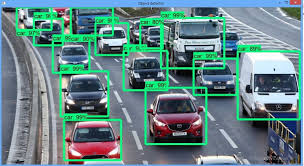
#> input picture Assignment5/assignment5/images/traffic_detection.jpg, 304 x 166 px
$ python main.py   (older library calls are emulated)
#> lines starting #> are read from the running program, lines starting #| are printed output that depends on the picture; after the words box and inside, x2 and y2 are one past the last pixel; in counts of white or black regions, pixels touching at a corner belong together
"""
============================================================
  Intelligent Image Enhancement & Analysis System
============================================================
  Student Name  : Prince Kumar Gupta
  Roll No       : 2401011485
  Course        : Image Processing and Computer Vision
  Assignment    : Designing an End-to-End Intelligent Image Processing System
  Date          : April 2025
============================================================
"""

import os
import sys
import cv2
import numpy as np
import matplotlib
matplotlib.use('Agg')
import matplotlib.pyplot as plt
from skimage.metrics import structural_similarity as ssim
from skimage.metrics import mean_squared_error, peak_signal_noise_ratio

# ─────────────────────────────────────────────
#  CONFIGURATION
# ─────────────────────────────────────────────
IMAGE_PATHS = {
    "traffic_detection": "images/traffic_detection.jpg",
    "security_camera":   "images/security_camera.jpg",
    "ct_scan":           "images/ct_scan.jpg",
}
OUTPUT_DIR = "outputs"
os.makedirs(OUTPUT_DIR, exist_ok=True)


# ─────────────────────────────────────────────
#  WELCOME MESSAGE
# ─────────────────────────────────────────────
def print_welcome():
    print("=" * 65)
    print("   INTELLIGENT IMAGE ENHANCEMENT & ANALYSIS SYSTEM")
    print("=" * 65)
    print("  Student : Prince Kumar Gupta  |  Roll No: 2401011485")
    print("  Course  : Image Processing and Computer Vision")
    print("=" * 65)
    print("""
PURPOSE:
  This system demonstrates an end-to-end image processing pipeline:
    1. Image Acquisition & Preprocessing
    2. Noise Simulation & Restoration
    3. Contrast Enhancement (CLAHE)
    4. Segmentation & Morphological Processing
    5. Edge Detection & Feature Extraction
    6. Quantitative Performance Evaluation (MSE, PSNR, SSIM)
    7. Final Visualization & Analysis

Three sample images are processed:
  • Traffic Detection   (surveillance / traffic monitoring)
  • Security Camera     (indoor security footage)
  • CT Scan             (medical imaging)
""")


# ─────────────────────────────────────────────
#  TASK 2 – IMAGE ACQUISITION & PREPROCESSING
# ─────────────────────────────────────────────
def load_and_preprocess(image_path: str, size: int = 512):
    """Load image, resize to size×size, return (bgr_original, gray)."""
    img = cv2.imread(image_path)
    if img is None:
        raise FileNotFoundError(f"[ERROR] Cannot read: {image_path}")
    img_resized = cv2.resize(img, (size, size))
    gray = cv2.cvtColor(img_resized, cv2.COLOR_BGR2GRAY)
    print(f"  [✓] Loaded  : {image_path}  →  {img_resized.shape}")
    return img_resized, gray


# ─────────────────────────────────────────────
#  TASK 3 – NOISE SIMULATION & RESTORATION
# ─────────────────────────────────────────────
def add_gaussian_noise(gray: np.ndarray, mean: float = 0, sigma: float = 25):
    """Add Gaussian noise to a grayscale image."""
    noise = np.random.normal(mean, sigma, gray.shape).astype(np.float32)
    noisy = np.clip(gray.astype(np.float32) + noise, 0, 255).astype(np.uint8)
    return noisy


def add_salt_pepper_noise(gray: np.ndarray, prob: float = 0.02):
    """Add salt-and-pepper noise."""
    noisy = gray.copy()
    total = gray.size
    # Salt
    n_salt = int(prob * total)
    coords = [np.random.randint(0, i, n_salt) for i in gray.shape]
    noisy[coords[0], coords[1]] = 255
    # Pepper
    coords = [np.random.randint(0, i, n_salt) for i in gray.shape]
    noisy[coords[0], coords[1]] = 0
    return noisy


def apply_filters(noisy: np.ndarray):
    """Return mean, median, and Gaussian filtered versions."""
    mean_f    = cv2.blur(noisy, (5, 5))
    median_f  = cv2.medianBlur(noisy, 5)
    gaussian_f = cv2.GaussianBlur(noisy, (5, 5), 0)
    return mean_f, median_f, gaussian_f


def enhance_contrast(gray: np.ndarray):
    """Apply CLAHE contrast enhancement."""
    clahe = cv2.createCLAHE(clipLimit=2.0, tileGridSize=(8, 8))
    return clahe.apply(gray)


# ─────────────────────────────────────────────
#  TASK 4 – SEGMENTATION & MORPHOLOGY
# ─────────────────────────────────────────────
def segment_and_morph(enhanced: np.ndarray):
    """Global + Otsu thresholding, dilation and erosion."""
    # Global thresholding
    _, global_thresh = cv2.threshold(enhanced, 127, 255, cv2.THRESH_BINARY)
    # Otsu's thresholding
    _, otsu_thresh = cv2.threshold(enhanced, 0, 255,
                                   cv2.THRESH_BINARY + cv2.THRESH_OTSU)
    # Morphological operations on Otsu result
    kernel = np.ones((5, 5), np.uint8)
    dilated = cv2.dilate(otsu_thresh, kernel, iterations=1)
    eroded  = cv2.erode(otsu_thresh, kernel, iterations=1)
    return global_thresh, otsu_thresh, dilated, eroded


# ─────────────────────────────────────────────
#  TASK 5 – EDGE DETECTION & FEATURE EXTRACTION
# ─────────────────────────────────────────────
def detect_edges(gray: np.ndarray):
    """Sobel and Canny edge detection."""
    sobel_x = cv2.Sobel(gray, cv2.CV_64F, 1, 0, ksize=3)
    sobel_y = cv2.Sobel(gray, cv2.CV_64F, 0, 1, ksize=3)
    sobel   = cv2.magnitude(sobel_x, sobel_y)
    sobel   = np.clip(sobel, 0, 255).astype(np.uint8)
    canny   = cv2.Canny(gray, 50, 150)
    return sobel, canny


def extract_features(gray: np.ndarray, bgr: np.ndarray):
    """
    Extract features using ORB, draw keypoints and bounding boxes
    on detected contours.
    """
    # ORB keypoints
    orb = cv2.ORB_create(nfeatures=300)
    keypoints, descriptors = orb.detectAndCompute(gray, None)
    kp_img = cv2.drawKeypoints(
        bgr, keypoints, None,
        color=(0, 255, 0),
        flags=cv2.DRAW_MATCHES_FLAGS_DRAW_RICH_KEYPOINTS
    )

    # Contours + bounding boxes
    _, thresh = cv2.threshold(gray, 0, 255,
                              cv2.THRESH_BINARY + cv2.THRESH_OTSU)
    contours, _ = cv2.findContours(thresh, cv2.RETR_EXTERNAL,
                                   cv2.CHAIN_APPROX_SIMPLE)
    bbox_img = bgr.copy()
    for cnt in contours:
        if cv2.contourArea(cnt) > 500:
            x, y, w, h = cv2.boundingRect(cnt)
            cv2.rectangle(bbox_img, (x, y), (x + w, y + h), (0, 0, 255), 2)

    print(f"  [✓] ORB keypoints : {len(keypoints)}")
    return kp_img, bbox_img, keypoints


# ─────────────────────────────────────────────
#  TASK 6 – PERFORMANCE EVALUATION
# ─────────────────────────────────────────────
def compute_metrics(original: np.ndarray, processed: np.ndarray,
                    label: str):
    """Compute and print MSE, PSNR, SSIM."""
    orig_f = original.astype(np.float64)
    proc_f = processed.astype(np.float64)

    mse_val  = float(np.mean((orig_f - proc_f) ** 2))
    if mse_val == 0:
        psnr_val = float('inf')
    else:
        psnr_val = 10.0 * np.log10((255.0 ** 2) / mse_val)

    data_range = 255
    ssim_val, _ = ssim(original, processed, full=True,
                       data_range=data_range)

    print(f"  [{label}]")
    print(f"    MSE  = {mse_val:8.4f}")
    print(f"    PSNR = {psnr_val:8.4f} dB")
    print(f"    SSIM = {ssim_val:8.4f}")
    return mse_val, psnr_val, ssim_val


# ─────────────────────────────────────────────
#  TASK 7 – FINAL VISUALIZATION
# ─────────────────────────────────────────────
def save_pipeline_figure(name: str, stages: dict):
    """
    Save a single figure with all processing stages.
    stages : dict of {title: image_array}  (grayscale or BGR)
    """
    n = len(stages)
    cols = 4
    rows = (n + cols - 1) // cols
    fig, axes = plt.subplots(rows, cols, figsize=(5 * cols, 4 * rows))
    axes = np.array(axes).flatten()

    for ax, (title, img) in zip(axes, stages.items()):
        if img.ndim == 3:
            ax.imshow(cv2.cvtColor(img, cv2.COLOR_BGR2RGB))
        else:
            ax.imshow(img, cmap='gray')
        ax.set_title(title, fontsize=9, fontweight='bold')
        ax.axis('off')

    # Hide unused axes
    for ax in axes[n:]:
        ax.axis('off')

    fig.suptitle(f"Image Processing Pipeline – {name}",
                 fontsize=13, fontweight='bold', y=1.01)
    plt.tight_layout()
    out_path = os.path.join(OUTPUT_DIR, f"{name}_pipeline.png")
    plt.savefig(out_path, dpi=150, bbox_inches='tight')
    plt.close(fig)
    print(f"  [✓] Saved pipeline figure : {out_path}")


def save_metrics_figure(name: str, metrics: dict):
    """Bar chart of PSNR and SSIM comparisons."""
    labels = list(metrics.keys())
    psnr_vals = [v[1] for v in metrics.values()]
    ssim_vals = [v[2] for v in metrics.values()]

    x = np.arange(len(labels))
    width = 0.35

    fig, (ax1, ax2) = plt.subplots(1, 2, figsize=(10, 4))

    ax1.bar(x, psnr_vals, width, color='steelblue')
    ax1.set_xticks(x); ax1.set_xticklabels(labels, rotation=15, ha='right')
    ax1.set_ylabel('PSNR (dB)'); ax1.set_title('PSNR Comparison')
    ax1.set_ylim(0, max(psnr_vals) * 1.2 if psnr_vals else 50)

    ax2.bar(x, ssim_vals, width, color='darkorange')
    ax2.set_xticks(x); ax2.set_xticklabels(labels, rotation=15, ha='right')
    ax2.set_ylabel('SSIM'); ax2.set_title('SSIM Comparison')
    ax2.set_ylim(0, 1.1)

    fig.suptitle(f"Quality Metrics – {name}", fontweight='bold')
    plt.tight_layout()
    out_path = os.path.join(OUTPUT_DIR, f"{name}_metrics.png")
    plt.savefig(out_path, dpi=150, bbox_inches='tight')
    plt.close(fig)
    print(f"  [✓] Saved metrics figure  : {out_path}")


# ─────────────────────────────────────────────
#  MAIN PIPELINE
# ─────────────────────────────────────────────
def run_pipeline(name: str, image_path: str):
    """Full end-to-end pipeline for one image."""
    sep = "─" * 55
    print(f"\n{sep}")
    print(f"  PROCESSING : {name.upper().replace('_', ' ')}")
    print(sep)

    # ── Task 2 ──────────────────────────────
    print("\n[Task 2] Acquisition & Preprocessing")
    bgr, gray = load_and_preprocess(image_path)
#> in load_and_preprocess, img is the input picture: shape (166, 304, 3); mean B, G, R 133.7, 132.3, 101.1
#|   [✓] Loaded  : images/traffic_detection.jpg  →  (512, 512, 3)

    # ── Task 3 ──────────────────────────────
    print("\n[Task 3] Noise Simulation & Restoration")
    gauss_noisy  = add_gaussian_noise(gray)
    sp_noisy     = add_salt_pepper_noise(gray)
    combined     = add_salt_pepper_noise(gauss_noisy)  # both noises
    mean_f, median_f, gaussian_f = apply_filters(combined)
    enhanced     = enhance_contrast(gaussian_f)
    print("  [✓] Noise added and filters applied")

    # ── Task 4 ──────────────────────────────
    print("\n[Task 4] Segmentation & Morphological Processing")
    global_t, otsu_t, dilated, eroded = segment_and_morph(enhanced)
#> in segment_and_morph, `_, global_thresh = cv2.threshold(enhanced, 127, 255, cv2.THRESH_BINARY)`:
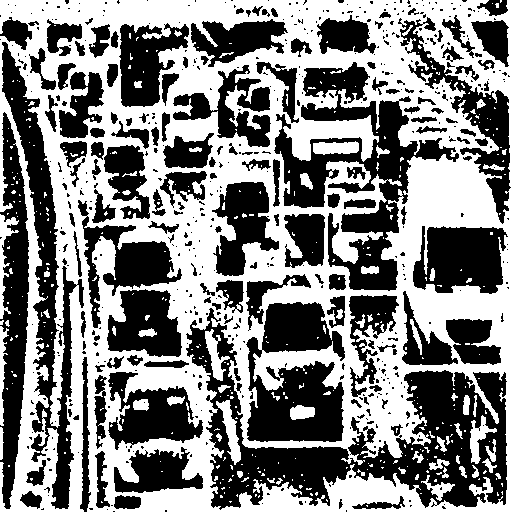
#> global_thresh: shape (512, 512); 51% white; 544 black regions (393 under 20 px), largest, box (x1, y1, x2, y2) and area: (186, 308, 507, 510) 20066, (274, 62, 459, 291) 12956, (2, 42, 84, 509) 9448
    print("  [✓] Segmentation and morphology done")

    # ── Task 5 ──────────────────────────────
    print("\n[Task 5] Edge Detection & Feature Extraction")
    sobel, canny = detect_edges(enhanced)
#> in detect_edges, `canny   = cv2.Canny(gray, 50, 150)`:
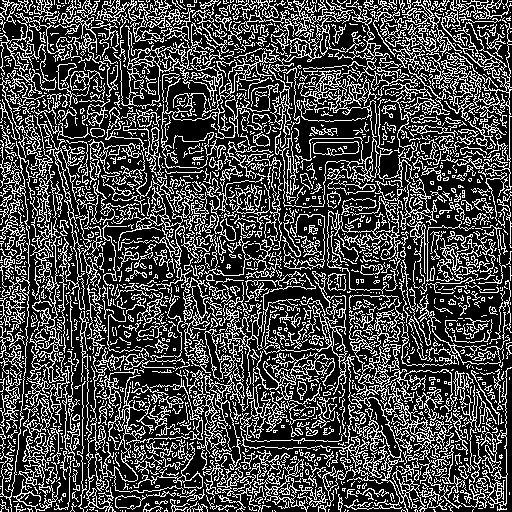
#> canny: shape (512, 512); 28.4% white in thin lines or dots
    kp_img, bbox_img, _ = extract_features(enhanced, bgr)
#> in extract_features, `keypoints, descriptors = orb.detectAndCompute(gray, None)`: keypoints = 300 keypoints; strongest (x, y, size): (353, 147, 77.1), (71, 66, 53.6), (355, 145, 64.3), (120, 317, 64.3)
#> in extract_features, `kp_img = cv2.drawKeypoints( bgr, keypoints, None, color=(0, 255, 0), f..`:
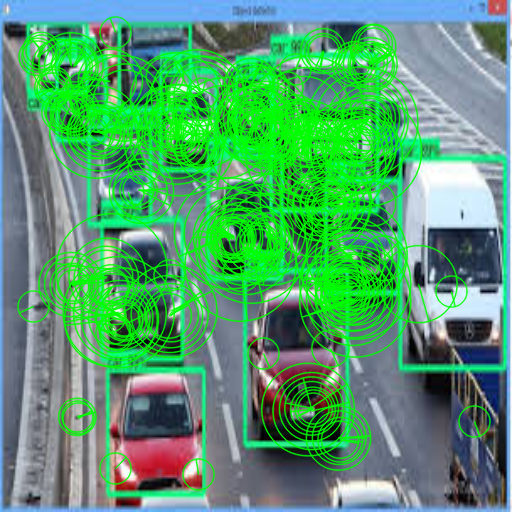
#> kp_img: shape (512, 512, 3); mean B, G, R 109.4, 157, 84.2
#> in extract_features, `contours, _ = cv2.findContours(thresh, cv2.RETR_EXTERNAL, cv2.CHAIN_AP..`: contours = 38 contours, 34 with area under 20; largest, box (x1, y1, x2, y2) and area: (0, 0, 512, 512) 250642, (0, 214, 19, 319) 453, (0, 326, 8, 426) 282, (0, 427, 4, 460) 64
#> the loop in extract_features, `for cnt in contours:` made 38 passes
#> after the loop in extract_features, `for cnt in contours:`:
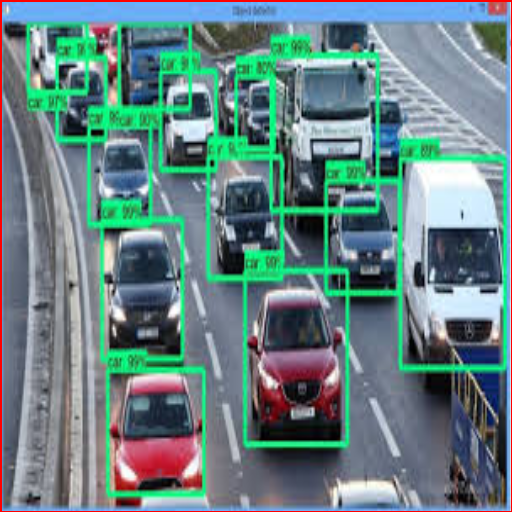
#> bbox_img: shape (512, 512, 3); mean B, G, R 130.8, 130, 102.4
#|   [✓] ORB keypoints : 300

    # ── Task 6 ──────────────────────────────
    print("\n[Task 6] Performance Evaluation")
    metrics = {}
    metrics["Original vs Gaussian Noisy"] = compute_metrics(
        gray, gauss_noisy, "Original vs Gaussian Noisy")
#> in compute_metrics, `mse_val  = float(np.mean((orig_f - proc_f) ** 2))`: mse_val = 600.4
#> in compute_metrics, `psnr_val = 10.0 * np.log10((255.0 ** 2) / mse_val)`: psnr_val = 20.35
#> in compute_metrics, `ssim_val, _ = ssim(original, processed, full=True, data_range=data_ran..`: ssim_val = 0.476
#|     MSE  = 600.3861
#|     PSNR =  20.3465 dB
#|     SSIM =   0.4760
    metrics["Original vs S&P Noisy"] = compute_metrics(
        gray, sp_noisy, "Original vs S&P Noisy")
#> call 2 of compute_metrics, with label = 'Original vs S&P Noisy'
#> in compute_metrics (call 2), `proc_f = processed.astype(np.float64)`:
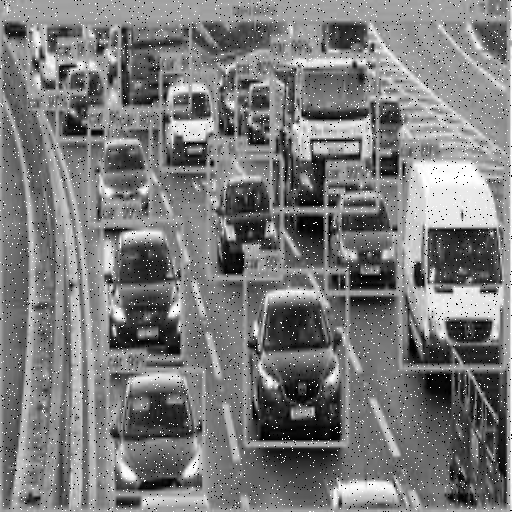
#> proc_f: shape (512, 512) float64; min 0, max 255, mean 123.1
#> in compute_metrics (call 2), `mse_val  = float(np.mean((orig_f - proc_f) ** 2))`: mse_val = 745.2
#> in compute_metrics (call 2), `psnr_val = 10.0 * np.log10((255.0 ** 2) / mse_val)`: psnr_val = 19.41
#> in compute_metrics (call 2), `ssim_val, _ = ssim(original, processed, full=True, data_range=data_ran..`: ssim_val = 0.539
#|     MSE  = 745.1735
#|     PSNR =  19.4082 dB
#|     SSIM =   0.5389
    metrics["Original vs Mean Filter"] = compute_metrics(
        gray, mean_f, "Original vs Mean Filter")
#|     MSE  = 190.5152
#|     PSNR =  25.3315 dB
#|     SSIM =   0.7545
    metrics["Original vs Median Filter"] = compute_metrics(
        gray, median_f, "Original vs Median Filter")
#|     MSE  = 141.9802
#|     PSNR =  26.6085 dB
#|     SSIM =   0.7869
    metrics["Original vs Gaussian Filter"] = compute_metrics(
        gray, gaussian_f, "Original vs Gaussian Filter")
#|     MSE  = 158.9045
#|     PSNR =  26.1194 dB
#|     SSIM =   0.7480
    metrics["Original vs Enhanced"] = compute_metrics(
        gray, enhanced, "Original vs Enhanced (CLAHE)")
#|     MSE  = 938.7509
#|     PSNR =  18.4053 dB
#|     SSIM =   0.6143

    # ── Task 7 ──────────────────────────────
    print("\n[Task 7] Final Visualization & Analysis")
    stages = {
        "Original (BGR)":        bgr,
        "Grayscale":             gray,
        "Gaussian Noise":        gauss_noisy,
        "Salt & Pepper Noise":   sp_noisy,
        "Mean Filter":           mean_f,
        "Median Filter":         median_f,
        "Gaussian Filter":       gaussian_f,
        "CLAHE Enhanced":        enhanced,
        "Global Threshold":      global_t,
        "Otsu Threshold":        otsu_t,
        "Dilation":              dilated,
        "Erosion":               eroded,
        "Sobel Edges":           sobel,
        "Canny Edges":           canny,
        "ORB Keypoints":         kp_img,
        "Bounding Boxes":        bbox_img,
    }
    save_pipeline_figure(name, stages)
#> in save_pipeline_figure, `n = len(stages)`: n = 16
#> in save_pipeline_figure, `rows = (n + cols - 1) // cols`: rows = 4
#> the loop in save_pipeline_figure, `for ax, (title, img) in zip(axes, stages.items()):` made 16 passes
#> in save_pipeline_figure, `plt.savefig(out_path, dpi=150, bbox_inches='tight')`:
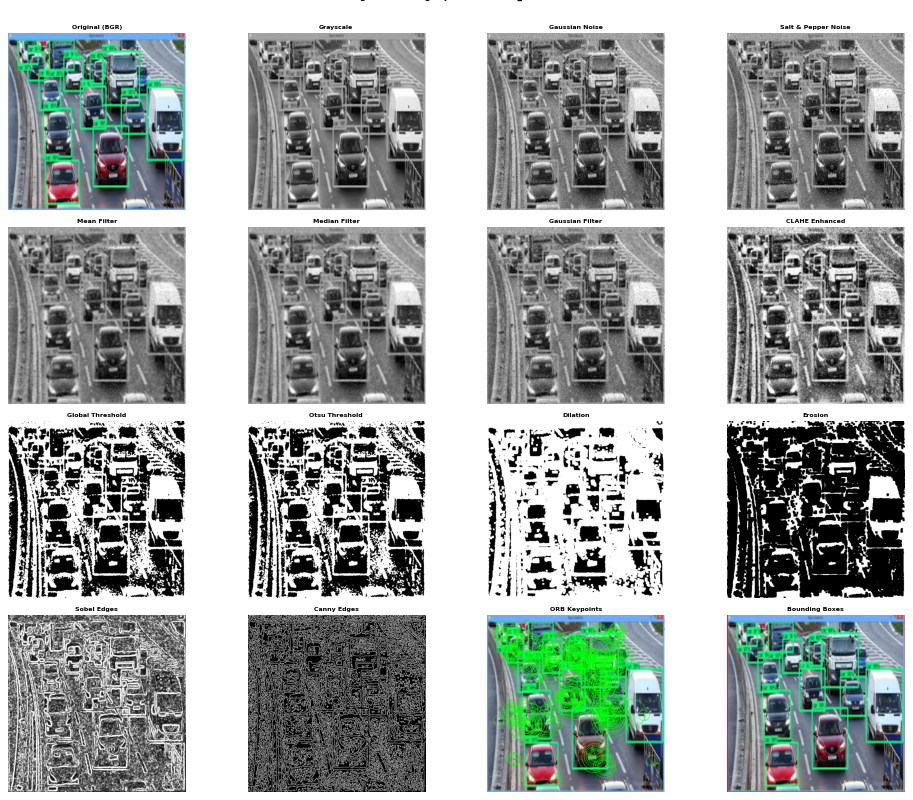
#> figure drawn by matplotlib, 16 panels
    save_metrics_figure(name, metrics)
#> in save_metrics_figure, `labels = list(metrics.keys())`: labels = ['Original vs Gaussian Noisy', 'Original vs S&P Noisy', 'Original vs Mean Filter', 'Original vs Median Filter', 'Original vs Gaussian Filter', 'Original vs Enhanced']
#> in save_metrics_figure, `psnr_vals = [v[1] for v in metrics.values()]`: psnr_vals = [20.35, 19.41, 25.33, 26.61, 26.12, 18.41]
#> in save_metrics_figure, `ssim_vals = [v[2] for v in metrics.values()]`: ssim_vals = [0.476, 0.539, 0.755, 0.787, 0.748, 0.614]
#> in save_metrics_figure, `x = np.arange(len(labels))`: x = [0, 1, 2, 3, 4, 5]
#> in save_metrics_figure, `plt.savefig(out_path, dpi=150, bbox_inches='tight')`:
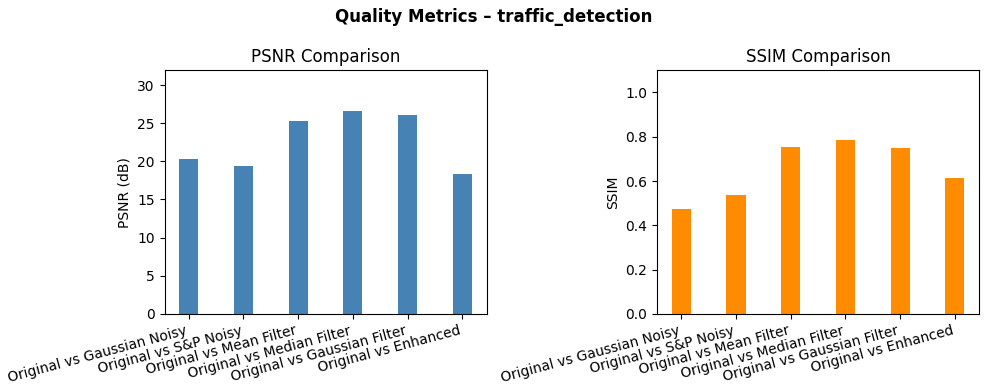
#> figure drawn by matplotlib, 2 panels; panel 1: tallest bar 26.61 high, from x = 2.83 to 3.18; panel 2: tallest bar 0.787 high, from x = 2.83 to 3.18

    # ── Conclusion ──────────────────────────
    best_psnr = max(metrics.items(), key=lambda x: x[1][1])
#> best_psnr = ('Original vs Median Filter', (142, 26.61, 0.787))
    best_ssim = max(metrics.items(), key=lambda x: x[1][2])
#> best_ssim = ('Original vs Median Filter', (142, 26.61, 0.787))
    print(f"\n  [CONCLUSION] Best PSNR: '{best_psnr[0]}'"
          f" ({best_psnr[1][1]:.2f} dB)")
#|   [CONCLUSION] Best PSNR: 'Original vs Median Filter' (26.61 dB)
    print(f"  [CONCLUSION] Best SSIM: '{best_ssim[0]}'"
          f" ({best_ssim[1][2]:.4f})")
#|   [CONCLUSION] Best SSIM: 'Original vs Median Filter' (0.7869)
    print(f"  System successfully processed '{name}' image.")

    return metrics


# ─────────────────────────────────────────────
#  ENTRY POINT
# ─────────────────────────────────────────────
if __name__ == "__main__":
    print_welcome()

    all_results = {}
    for img_name, img_path in IMAGE_PATHS.items():
        if not os.path.exists(img_path):
            print(f"[WARN] Image not found, skipping: {img_path}")
            continue
        result = run_pipeline(img_name, img_path)
#> result = 6 items
        all_results[img_name] = result

    print("\n" + "=" * 65)
    print("  ALL RUNS COMPLETE")
    print("=" * 65)
    print(f"  Output images saved in: ./{OUTPUT_DIR}/")
    print("  Files generated per image:")
    print("    • <name>_pipeline.png  – full processing pipeline")
    print("    • <name>_metrics.png   – PSNR & SSIM bar charts")
    print("=" * 65)
    print("\n  System designed and implemented by:")
    print("  Prince Kumar Gupta  |  Roll No: 2401011485")
    print("  Image Processing and Computer Vision\n")
